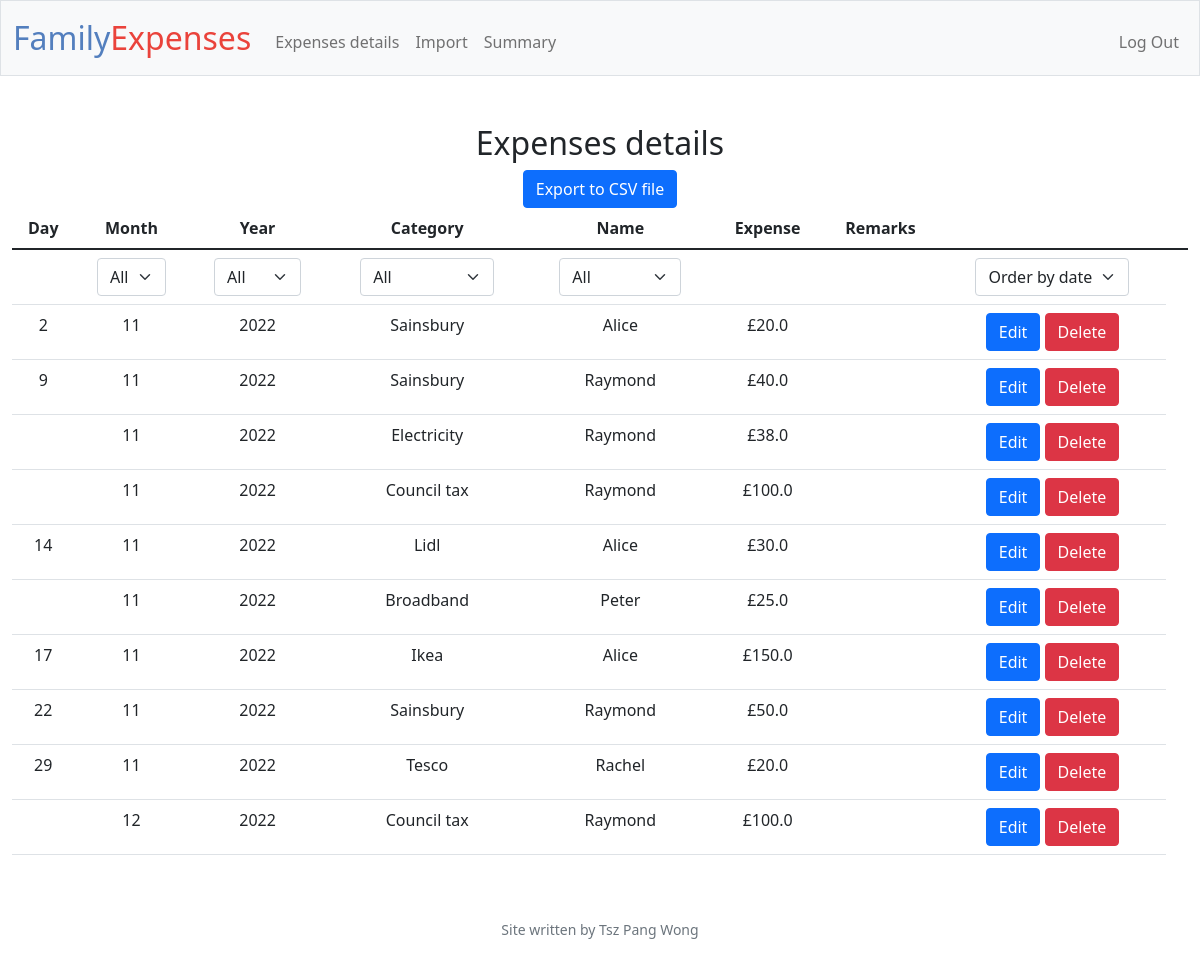
The app's page / (signed in), older data.
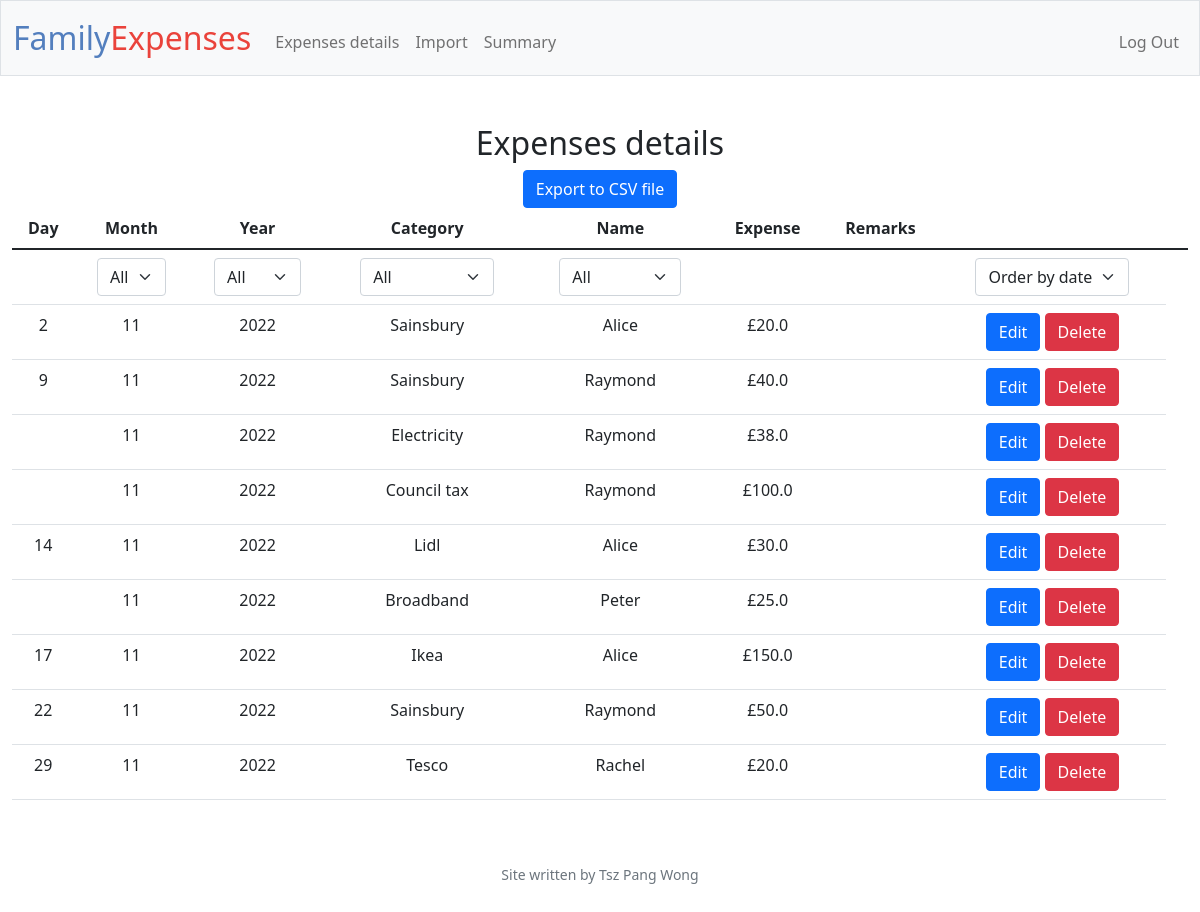
The same page, newer data.
### tables this page shows
CREATE TABLE expenses (
row_id INTEGER PRIMARY KEY,
day INTEGER,
month INTEGER NOT NULL,
year INTEGER NOT NULL,
category TEXT NOT NULL,
name TEXT NOT NULL,
expense REAL NOT NULL,
remarks TEXT,
user_id INTEGER NOT NULL,
FOREIGN KEY (user_id) REFERENCES users (id)
ON DELETE CASCADE
ON UPDATE NO ACTION);

### app.py (the view)
@app.route("/")
@login_required
def index():
    if request.method == "GET":
        cursor = connection.cursor()
        total_expenses = cursor.execute("SELECT * FROM expenses WHERE user_id = ?", [(session["user_id"])]).fetchall()
        distinct_month = cursor.execute("SELECT DISTINCT month FROM expenses WHERE user_id = ?", [session["user_id"]]).fetchall()
        distinct_year = cursor.execute("SELECT DISTINCT year FROM expenses WHERE user_id = ?", [session["user_id"]]).fetchall()
        distinct_name = cursor.execute("SELECT DISTINCT name FROM expenses WHERE user_id = ?", [session["user_id"]]).fetchall()
        distinct_category = cursor.execute("SELECT DISTINCT category FROM expenses WHERE user_id = ?", [session["user_id"]]).fetchall()
        load_selected_option = 0
        return render_template("details.html", expenses=total_expenses, d_months=distinct_month, d_years=distinct_year, d_names=distinct_name,d_categories=distinct_category, load_option = load_selected_option)

### app.py (called while the page is built)
@app.after_request
def after_request(response):
    response.headers["Cache-Control"] = "no-cache, no-store, must-revalidate"
    response.headers["Expires"] = 0
    response.headers["Pragma"] = "no-cache"
    return response

### helpers.py (called while the page is built)
def login_required(f):
    @wraps(f)
    def decorated_function(*args, **kwargs):
        if session.get("user_id") is None:
            return redirect("/login")
        return f(*args, **kwargs)
    return decorated_function

### templates/details.html (shortened to what this page needs)
{% extends "layout.html" %}
{% block main %}
    <div><h2>Expenses details</h2></div>
    <div>
        <form action="/export", method ="post">
            <button class="btn btn-primary" type="submit" id="export" name ="export">Export to CSV file</button></td>
        </form>
    </div>
<form action="/select", method = "post", id="filter_select" name="filter_select">
<table class="table">
    <thread>
        <tr>
            <th>Day</th>
            <th>Month</th>
            <th>Year</th>
            <th>Category</th>
            <th>Name</th>
            <th>Expense</th>
            <th>Remarks</th>
            <th></th>
            <th></th>
        </tr>
    </thread>
    <tbody>
        <tr>
            <td></td>
            <td>
                <select class="form-select mx-auto w-auto" id="month" name="month" onchange="select_save_auto_sumbit('month_key', this.value)">
                    <option value ='All'>All</option>
                </select>
            </td>
            <td>
                <select class="form-select mx-auto w-auto" id="year" name="year" onchange="select_save_auto_sumbit('year_key', this.value)">
                    <option value ='All'>All</option>
                </select>
            </td>
            <td>
                <select class="form-select mx-auto w-auto" id="category" name="category" onchange="select_save_auto_sumbit('category_key', this.value)">
                    <option value ='All'>All</option>
                </select>
            </td>
            <td>
                <select class="form-select mx-auto w-auto" id="name" name="name" onchange="select_save_auto_sumbit('name_key', this.value)">
                    <option value ='All'>All</option>
                </select>
            </td>
            <td></td>
            <td></td>
            <td>
                <select class="form-select mx-auto w-auto" id="order" name="order" onchange="select_save_auto_sumbit('order_key', this.value)">
                    <option value ='No' selected value>Order by date</option>
                </select>
                </td>
        </tr>
        {% for exp in expenses %}
                <td>{{ exp[1] }}</td>
                <td>{{ exp[2] }}</td>
                <td>{{ exp[3] }}</td>
                <td>{{ exp[4] }}</td>
                <td>{{ exp[5] }}</td>
                <td>£{{ exp[6] }}</td>
                <td>{{ exp[7] }}</td>
                <td><button class="btn btn-primary" type="submit" id="edit" name ="edit" value = {{ exp[0] }}>Edit</button>
                <button class="btn btn-danger" type="submit" onclick="return confirm('Are you sure?')" id="delete" name ="delete" value = {{ exp[0] }}>Delete</button></td>
        {% endfor %}
    </tbody>
</table>
</form>
{% endblock %}

### templates/layout.html (shortened to what this page needs)
<!DOCTYPE html>
<html lang="en">
    <head>
        <link href="https://cdn.jsdelivr.net/npm/bootstrap@5.1.3/dist/css/bootstrap.min.css" rel="stylesheet">
        <link href="/static/styles.css" rel="stylesheet">
    </head>
    <body>
        <nav class="bg-light border navbar navbar-expand-md navbar-light">
            <div class="container-fluid">
                <a class="navbar-brand" href="/"><span class="blue">Family</span><span class="red">Expenses</span></a>
                <div class="collapse navbar-collapse" id="navbar">
                    {% if session["user_id"] %}
                        <ul class="navbar-nav me-auto mt-2">
                            <li class="nav-item"><a class="nav-link" href="/">Expenses details</a></li>
                            <li class="nav-item"><a class="nav-link" href="/dataimport">Import</a></li>
                            <li class="nav-item"><a class="nav-link" href="/summary">Summary</a></li>
                        </ul>
                        <ul class="navbar-nav ms-auto mt-2">
                            <li class="nav-item"><a class="nav-link" href="/logout">Log Out</a></li>
                        </ul>
                    {% else %}
                        <ul class="navbar-nav ms-auto mt-2">
                            <li class="nav-item"><a class="nav-link" href="/register">Register</a></li>
                            <li class="nav-item"><a class="nav-link" href="/login">Log In</a></li>
                        </ul>
                    {% endif %}
                </div>
            </div>
        </nav>
        <main class="container-fluid py-5 text-center">
            {% block main %}{% endblock %}
        </main>
        <footer class="mb-5 small text-center text-muted">
           Site written by Tsz Pang Wong
        </footer>
    </body>
</html>

### static/styles.css (style rules this page uses)
nav .navbar-brand { font-size: xx-large; }
nav .navbar-brand .blue { color: #537fbe; }
nav .navbar-brand .red { color: #ea433b; }

Row changes from the older to the newer data that the page shows:
removed expenses: month "12", year "2022", category "Council tax", name "Raymond", expense "100.0", {{ exp[0] }} 25 (drawn)
